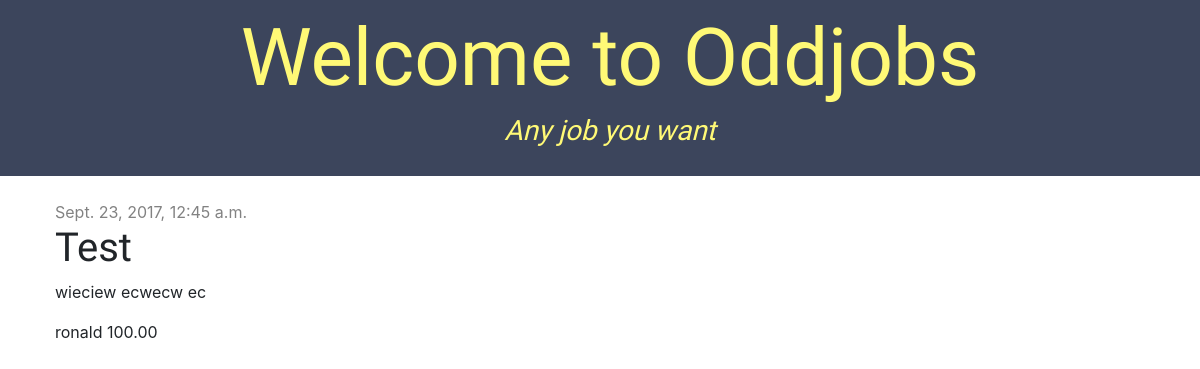
The app's page /listing/1/ with its own data.
### listings/models.py (models this page shows, shortened)
class Listing(models.Model):
	is_assigned = models.BooleanField(default=False)
	listee = models.ForeignKey('auth.User')
	title = models.CharField(max_length=200)
	listing_dscr = models.TextField(max_length=500)
	amount_listed = models.DecimalField(max_digits=6, decimal_places=2)
	created_date = models.DateTimeField(blank=True, null=True)
	assigned_date = models.DateTimeField(blank=True, null=True)
	completed_date = models.DateTimeField(blank=True, null=True)

### listings/views.py (the view)
# urls.py: url(r'^listing/(?P<pk>\d+)/$', views.listing_detail, name='listing_detail'),
def listing_detail(request, pk):
	listing = get_object_or_404(Listing, pk=pk)
	return render(request, 'listings/listing_detail.html', {'listing': listing},)

### listings/templates/listings/listing_detail.html (shortened to what this page needs)
{% extends 'listings/base.html' %}
{% block content %}
    <div class="listing_detail">
    	<div class="date">{{ listing.created_date }}</div>
        <h1>{{ listing.title }}</h1>
    	<p>{{  listing.listing_dscr|linebreaksbr }}</p>
        <div>
            <p>{{ listing.listee }} {{ listing.amount_listed }}</p>
        </div>
    </div>
{% endblock %}

### listings/static/css/listings.css (style rules this page uses)
h1, h2, h3, h4 { font-family: 'Lobster', cursive; }
.date { color: #828282; }

### records on screen
Listing: created_date "Sept. 23, 2017, 12:45 a.m.", title "Test", listing_dscr "wieciew ecwecw ec", listee "ronald", amount_listed "100.00"
